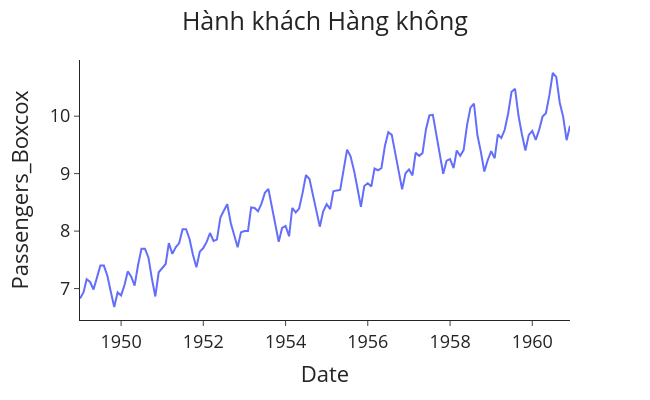

Notebook code cell kept with this figure:
### Markdown cell above
Dữ liệu không stationary (dừng) vì có một trend (xu hướng) dương mạnh và các biến động seasonality (tính mùa vụ) hàng năm đang tăng theo thời gian, do đó variance (phương sai) đang tăng. Đối với nhiệm vụ modelling (mô hình hóa) này, chúng ta sẽ sử dụng package statsmodel, thứ mà tiện lợi thực hiện differencing cho chúng ta và tạo ra mean (trung bình) không đổi. Tuy nhiên, chúng ta vẫn cần áp dụng biến đổi Box-Cox để có được variance ổn định:

### Code cell
# Import các package 
from scipy.stats import boxcox

# Làm cho variance của target stationary
data['Passengers_Boxcox'], lam = boxcox(data['#Passengers'])

# Vẽ biểu đồ dữ liệu hành khách đã qua box-cox
plot_passenger_volumes(df=data, y='Passengers_Boxcox')

### Figure 1 — Plotly figure (JSON) as saved in the notebook; plotly's stock layout.template omitted (floating-point values rounded to 4 significant figures; data arrays with more than 128 entries replaced by an {"elided": "..."} marker saying what was removed)
{"data": [{"hovertemplate": "Date=%{x}<br>Passengers_Boxcox=%{y}<extra></extra>", "legendgroup": "", "line": {"color": "#636efa", "dash": "solid"}, "marker": {"symbol": "circle"}, "mode": "lines", "name": "", "orientation": "v", "showlegend": false, "type": "scatter", "x": {"elided": "144 str values"}, "xaxis": "x", "y": {"elided": "144 float values"}, "yaxis": "y"}], "layout": {"font": {"size": 18}, "height": 400, "legend": {"tracegroupgap": 0}, "margin": {"t": 60}, "title": {"text": "Hành khách Hàng không", "x": 0.5}, "width": 650, "xaxis": {"anchor": "y", "domain": [0, 1], "title": {"text": "Date"}}, "yaxis": {"anchor": "x", "domain": [0, 1], "title": {"text": "Passengers_Boxcox"}}}}
